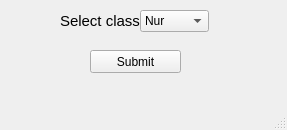
<?xml version="1.0" encoding="UTF-8"?>
<ui version="4.0">
 <class>MainWindow</class>
 <widget class="QMainWindow" name="MainWindow">
  <property name="geometry">
   <rect>
    <x>0</x>
    <y>0</y>
    <width>287</width>
    <height>130</height>
   </rect>
  </property>
  <property name="windowTitle">
   <string>MainWindow</string>
  </property>
  <widget class="QWidget" name="centralwidget">
   <widget class="QLabel" name="label">
    <property name="geometry">
     <rect>
      <x>60</x>
      <y>10</y>
      <width>141</width>
      <height>21</height>
     </rect>
    </property>
    <property name="font">
     <font>
      <pointsize>11</pointsize>
     </font>
    </property>
    <property name="text">
     <string>Select class:</string>
    </property>
   </widget>
   <widget class="QComboBox" name="Classes">
    <property name="geometry">
     <rect>
      <x>140</x>
      <y>10</y>
      <width>69</width>
      <height>22</height>
     </rect>
    </property>
    <item>
     <property name="text">
      <string>Nur</string>
     </property>
    </item>
    <item>
     <property name="text">
      <string>Kg</string>
     </property>
    </item>
    <item>
     <property name="text">
      <string>I</string>
     </property>
    </item>
    <item>
     <property name="text">
      <string>II</string>
     </property>
    </item>
    <item>
     <property name="text">
      <string>III</string>
     </property>
    </item>
    <item>
     <property name="text">
      <string>IV</string>
     </property>
    </item>
    <item>
     <property name="text">
      <string>V</string>
     </property>
    </item>
    <item>
     <property name="text">
      <string>VI</string>
     </property>
    </item>
    <item>
     <property name="text">
      <string>VII</string>
     </property>
    </item>
    <item>
     <property name="text">
      <string>VIII</string>
     </property>
    </item>
    <item>
     <property name="text">
      <string>IX</string>
     </property>
    </item>
    <item>
     <property name="text">
      <string>X</string>
     </property>
    </item>
    <item>
     <property name="text">
      <string>XI</string>
     </property>
    </item>
    <item>
     <property name="text">
      <string>XII</string>
     </property>
    </item>
   </widget>
   <widget class="QPushButton" name="Submit3">
    <property name="geometry">
     <rect>
      <x>90</x>
      <y>50</y>
      <width>91</width>
      <height>23</height>
     </rect>
    </property>
    <property name="text">
     <string>Submit</string>
    </property>
   </widget>
  </widget>
  <widget class="QMenuBar" name="menubar">
   <property name="geometry">
    <rect>
     <x>0</x>
     <y>0</y>
     <width>287</width>
     <height>21</height>
    </rect>
   </property>
  </widget>
  <widget class="QStatusBar" name="statusbar"/>
 </widget>
 <resources/>
 <connections>
  <connection>
   <sender>Submit3</sender>
   <signal>clicked()</signal>
   <receiver>MainWindow</receiver>
   <slot>close()</slot>
   <hints>
    <hint type="sourcelabel">
     <x>129</x>
     <y>89</y>
    </hint>
    <hint type="destinationlabel">
     <x>129</x>
     <y>-13</y>
    </hint>
   </hints>
  </connection>
 </connections>
</ui>
